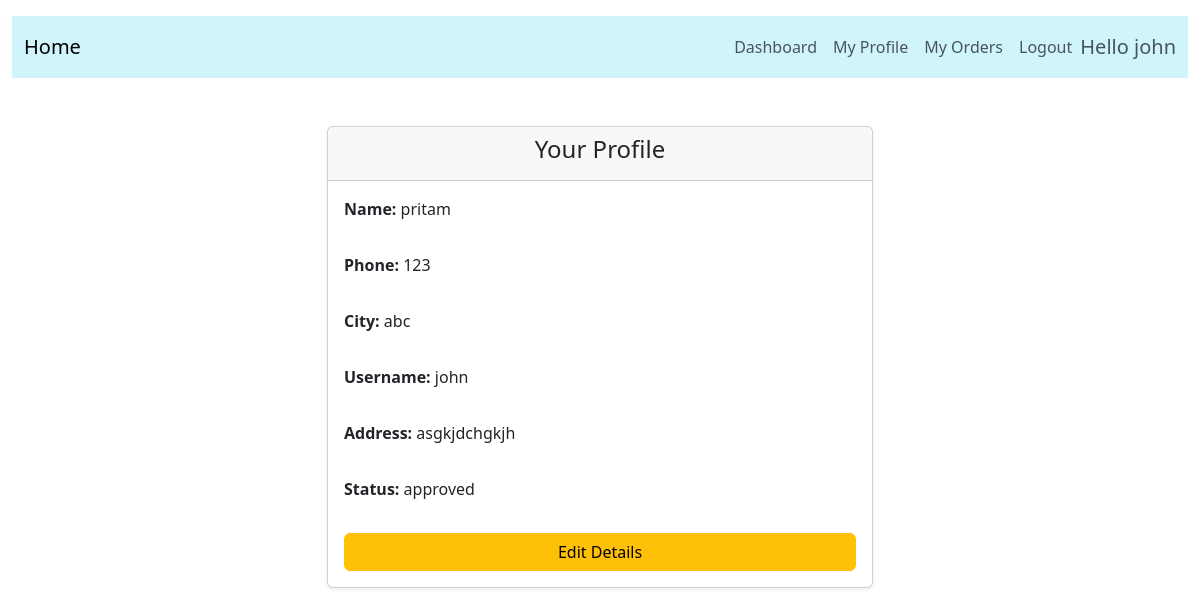
Before: /customer/profile (signed in) with the older database file.
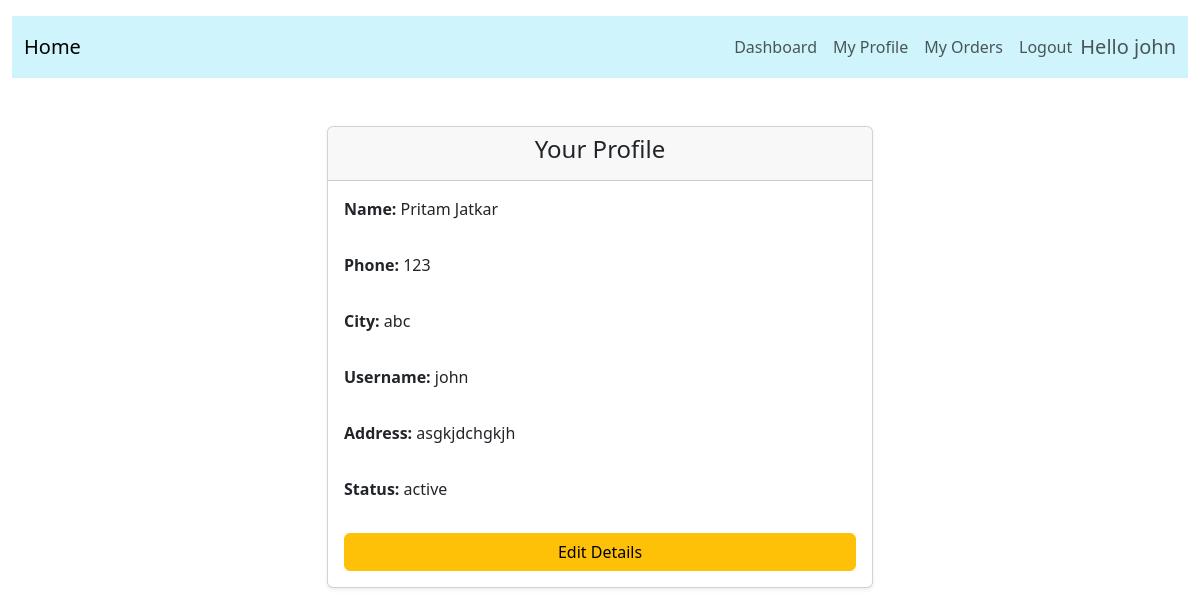
After: the same page with the newer database file.
### application/model.py (models this page shows)
class Customer(db.Model):
    id = db.Column(db.Integer, primary_key=True)
    name = db.Column(db.String(80), nullable=False)
    phone = db.Column(db.String(80), nullable=False)
    city = db.Column(db.String(80), nullable=False)
    address = db.Column(db.String(200), nullable=False)
    status = db.Column(db.String(80), nullable=False)  # ('active', 'inactive')
    user_id = db.Column(db.Integer, db.ForeignKey('user.id'), nullable=False)
    service_requests = db.relationship('ServiceRequest', backref='customer', lazy=True)

### application/routes.py (the view)
@app.route('/customer/profile')
def customer_profile():
    Customer_id = session.get('user_id')
    customer = Customer.query.filter_by(user_id=Customer_id).first()
    return render_template('customer_profile.html', customer=customer)

### templates/customer_profile.html (shortened to what this page needs)
{% extends 'base.html' %}
{% block content %}
<div class="row mt-4 justify-content-center">
    <div class="col-md-8 col-lg-6">
        <div class="card shadow-sm">
            <div class="card-header text-center">
                <h4>Your Profile</h4>
            </div>
            <div class="card-body">
                <div class="row">
                    <div class="col-12 mb-3">
                        <p><strong>Name:</strong> {{ customer.name }}</p>
                    </div>
                    <div class="col-12 mb-3">
                        <p><strong>Phone:</strong> {{ customer.phone }}</p>
                    </div>
                    <div class="col-12 mb-3">
                        <p><strong>City:</strong> {{ customer.city }}</p>
                    </div>
                    <div class="col-12 mb-3">
                        <p><strong>Username:</strong> {{ customer.user.username }}</p>
                    </div>
                    <div class="col-12 mb-3">
                        <p><strong>Address:</strong> {{ customer.address }}</p>
                    </div>
                    <div class="col-12 mb-3">
                        <p><strong>Status:</strong> {{ customer.status }}</p>
                    </div>
                </div>
                <button type="button" class="btn btn-warning w-100" data-bs-toggle="modal" data-bs-target="#editCustomerModal">
                    Edit Details
                </button>
            </div>
        </div>
    </div>
</div>
{% endblock %}

Changed rows visible on the page:
changed Customer "abc": name "pritam" → "Pritam Jatkar"; status "approved" → "active"
